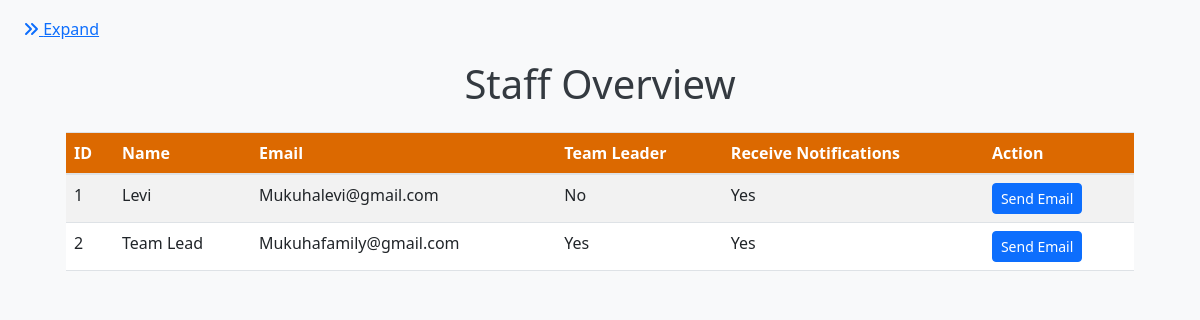
The app's page /staff_overview, older data.
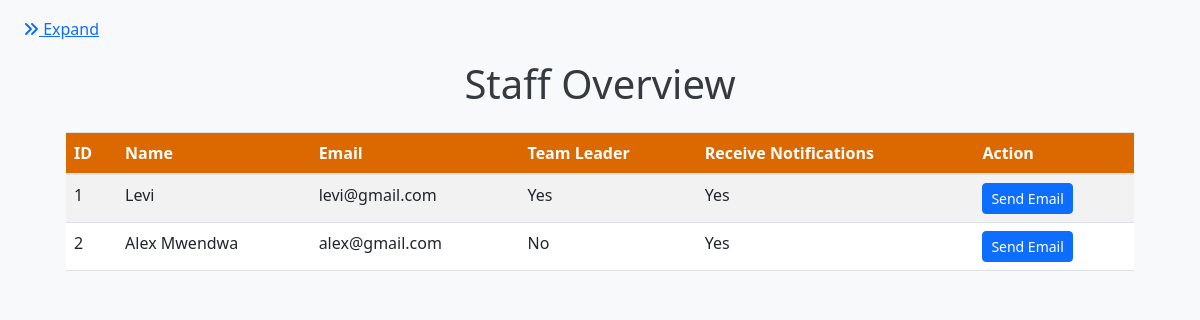
The same page, newer data.
### app.py (models this page shows)
class Staff(db.Model):
    id = db.Column(db.Integer, primary_key=True)
    name = db.Column(db.String(100), nullable=False)
    email = db.Column(db.String(120), unique=True, nullable=False)
    leave_days_remaining = db.Column(db.Float, default=0.0)
    is_team_leader = db.Column(Boolean, default=False)
    receive_notifications = db.Column(Boolean, default=True)
    engagements = db.relationship('Engagement', backref='team_leader', lazy=True)
    proposals = db.relationship('Proposal', backref='team_leader', lazy=True)
    hours_logs = db.relationship('HoursLog', backref='staff_member', lazy=True)
    leave_records = db.relationship('LeaveRecord', backref='staff', lazy=True)
    utilizations = db.relationship('Utilization', backref='staff', lazy=True)

### app.py (the view)
@app.route('/staff_overview', methods=['GET'])
def staff_overview():
    staff_members = Staff.query.all()
    return render_template('staff_overview.html', staff_members=staff_members)

### templates/staff_overview.html (shortened to what this page needs)
{% extends "base.html" %}
{% block content %}
    <link rel="stylesheet" href="https://cdnjs.cloudflare.com/ajax/libs/bootstrap/5.3.0/css/bootstrap.min.css">
    <div class="container">
        <h1 class="text-center mb-4">Staff Overview</h1>
        <table class="table table-striped">
            <thead>
                <tr>
                    <th>ID</th>
                    <th>Name</th>
                    <th>Email</th>
                    <th>Team Leader</th>
                    <th>Receive Notifications</th>
                    <th>Action</th>
                </tr>
            </thead>
            <tbody>
                {% for staff in staff_members %}
                <tr>
                    <td>{{ staff.id }}</td>
                    <td>{{ staff.name }}</td>
                    <td>{{ staff.email }}</td>
                    <td>{{ 'Yes' if staff.is_team_leader else 'No' }}</td>
                    <td>{{ 'Yes' if staff.receive_notifications else 'No' }}</td>
                    <td>
                        <form action="{{ url_for('send_individual_email', staff_id=staff.id) }}" method="post">
                            <button type="submit" class="btn btn-primary btn-sm">Send Email</button>
                        </form>
                    </td>
                </tr>
                {% endfor %}
            </tbody>
        </table>
    </div>
{% endblock %}

Row changes from the older to the newer data that the page shows:
changed Staff "Levi": email "Mukuhalevi@gmail.com" → "levi@gmail.com"; is_team_leader "No" → "Yes"
changed Staff id 2: name "Team Lead" → "Alex Mwendwa"; email "Mukuhafamily@gmail.com" → "alex@gmail.com"; is_team_leader "Yes" → "No"
